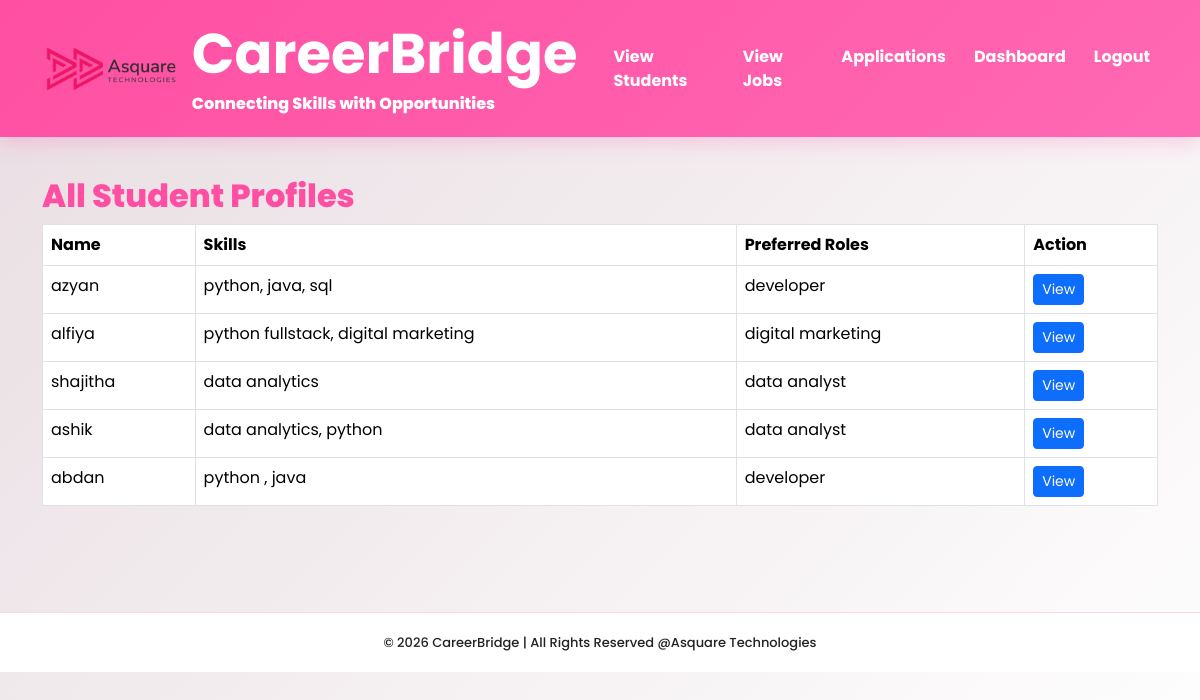
The app's page /placement/students/ (signed in) with its own data.
### placements/models.py (models this page shows, shortened)
class StudentProfile(models.Model):
    user = models.OneToOneField(
        User,
        on_delete=models.CASCADE
    )
    phone = models.CharField(max_length=20)
    location = models.CharField(max_length=100)
    qualification = models.CharField(max_length=100)
    college = models.CharField(max_length=200)
    passout_year = models.IntegerField()
    skills = models.TextField()
    preferred_job_role = models.CharField(max_length=100)
    github = models.URLField(blank=True)
    linkedin = models.URLField(blank=True)
    portfolio = models.URLField(blank=True)
    resume = models.FileField(
        upload_to='resumes/',
        blank=True,
        null=True
    )

### accounts/decorators.py (the view)
    def wrapper(
        request,
        *args,
        **kwargs
        ):
        if not request.user.is_staff:
            return HttpResponseForbidden(
                "Access Denied"
                )
        return view_func(
            request,
            *args,
            **kwargs
            )

### placements/views.py (called while the page is built)
@login_required
@placement_required
def student_list(request):
    students = StudentProfile.objects.select_related('user')
    return render(request, 'placement/student_list.html', {'students': students})

### templates/placement/student_list.html
{% extends 'base.html' %}
{% block content %}
<h2>
All Student Profiles
</h2>
<table class="table table-bordered">
<thead>
<tr>
<th>Name</th>
<th>Skills</th>
<th>Preferred Roles</th>
<th>Action</th>
</tr>
</thead>
<tbody>
{% for student in students %}
<tr>
<td>
{{ student.user }}
</td>
<td>
{{ student.skills }}
</td>
<td>
{{ student.preferred_job_role }}
</td>
<td>
<a
href="{% url 'student_detail' student.id %}"
class="btn btn-primary btn-sm"
>
View
</a>
</td>
</tr>
{% endfor %}
</tbody>
</table>
{% endblock %}

### templates/base.html (style rules this page uses)
* { margin:0; padding:0; box-sizing:border-box; font-family:'Poppins',sans-serif; }
body { background:linear-gradient(135deg,#e8dde2,#ffffff); min-height:100vh; }
h1,h2,h3,h4,h5 { color:#ff4fa3; font-weight:800; }

### records on screen
StudentProfile: user "azyan", skills "python, java, sql", preferred_job_role "developer"
StudentProfile: user "alfiya", skills "python fullstack, digital marketing", preferred_job_role "digital marketing"
StudentProfile: user "shajitha", skills "data analytics", preferred_job_role "data analyst"
StudentProfile: user "ashik", skills "data analytics, python", preferred_job_role "data analyst"
StudentProfile: user "abdan", skills "python , java", preferred_job_role "developer"
